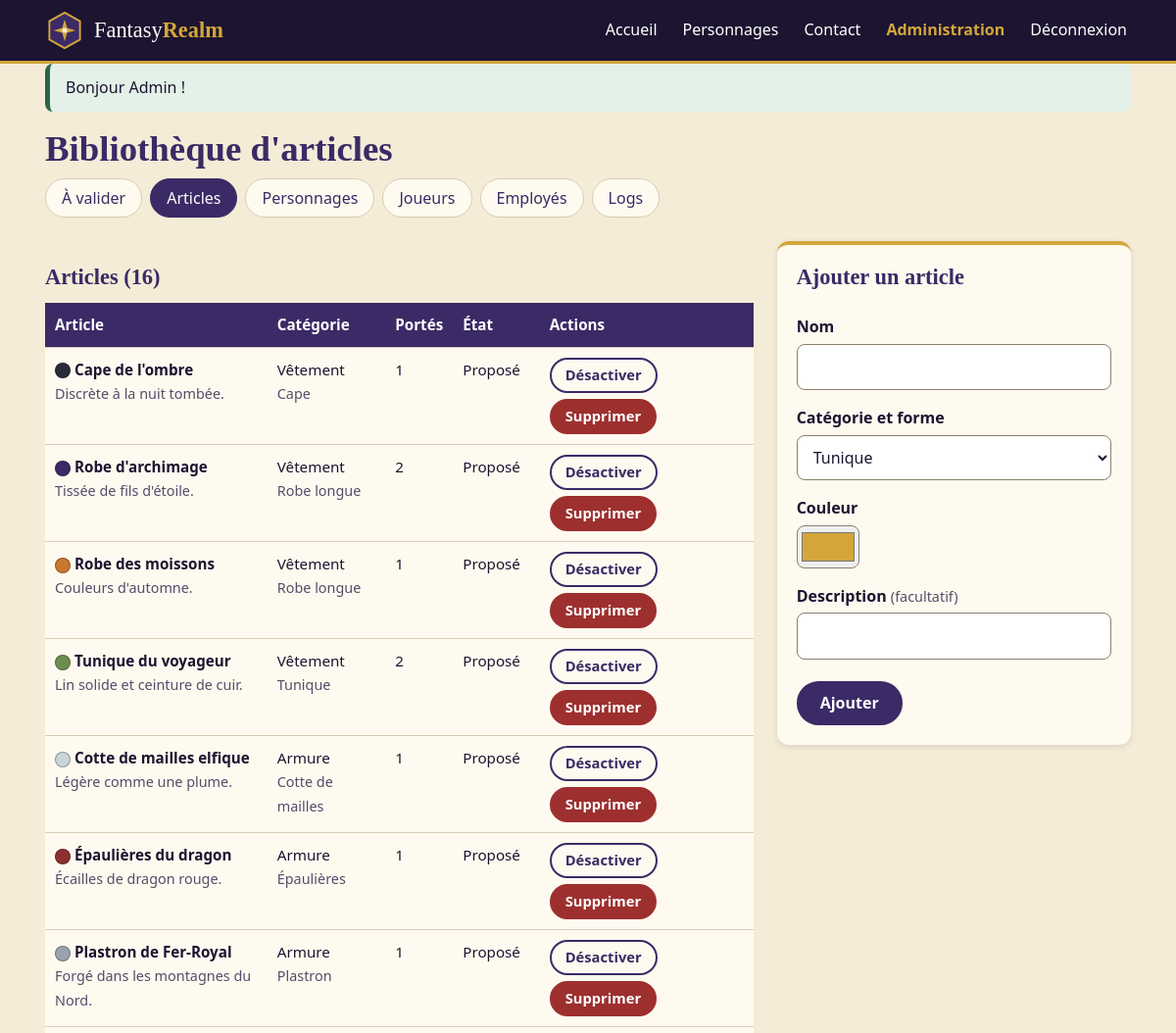
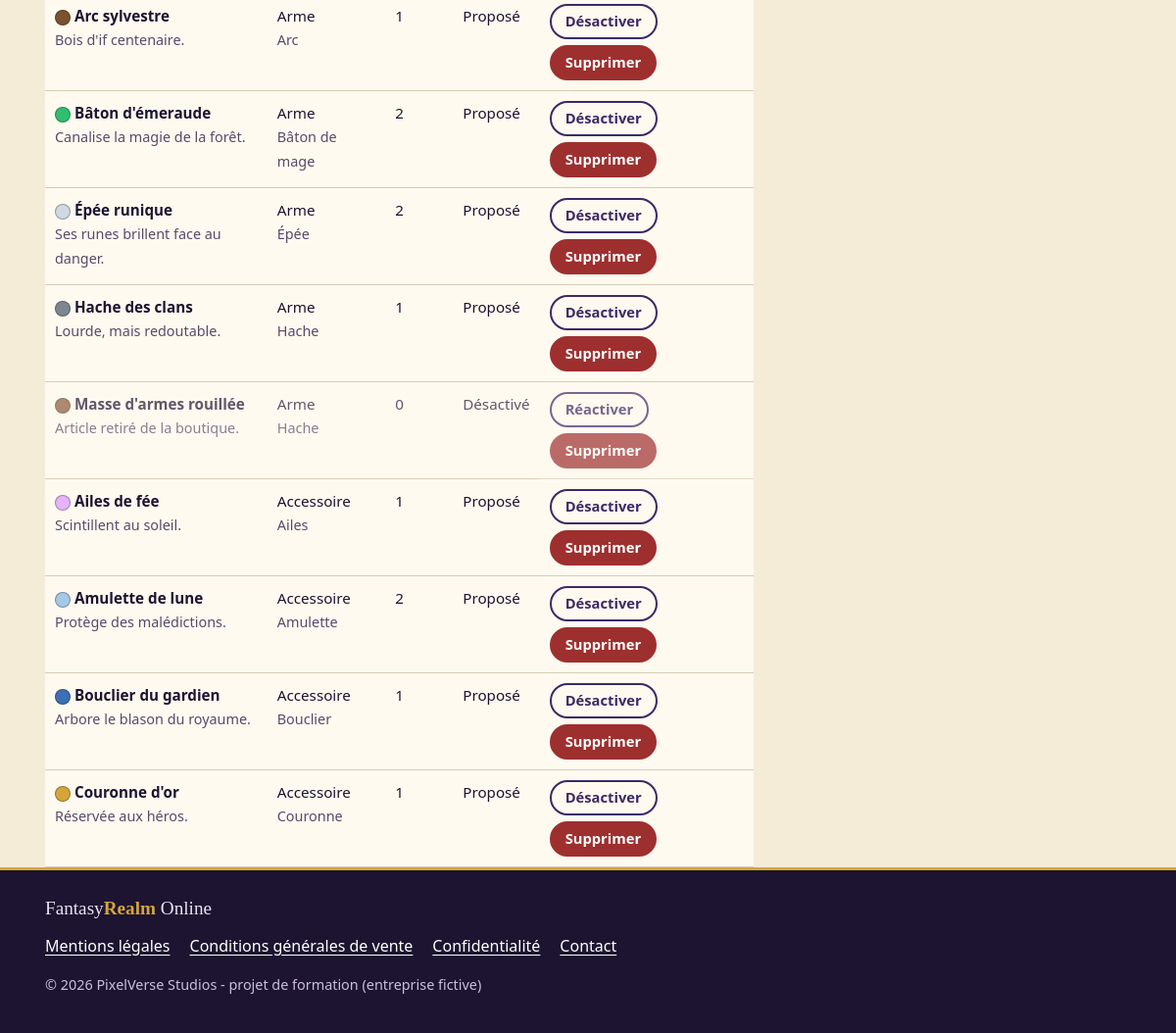
The app's page /gestion/accessoires (signed in) with its own data (2 pictures, top to bottom).
### tables this page shows
CREATE TABLE accessoires (
    id          INT UNSIGNED AUTO_INCREMENT PRIMARY KEY,
    nom         VARCHAR(60)  NOT NULL,
    categorie   ENUM('vetement', 'armure', 'arme', 'accessoire') NOT NULL,
    visuel      VARCHAR(30)  NOT NULL COMMENT 'Forme dessinée sur l avatar (liste fermée côté PHP)',
    couleur     CHAR(7)      NOT NULL,
    description VARCHAR(255) NOT NULL DEFAULT '',
    actif       BOOLEAN      NOT NULL DEFAULT TRUE COMMENT 'Un article désactivé n est plus proposé',
    cree_le     DATETIME     NOT NULL DEFAULT CURRENT_TIMESTAMP,
    CONSTRAINT uq_accessoires_nom UNIQUE (nom)
);

### src/Core/View.php (called while the page is built, shortened)
<?php
class View
{
    public static function render(string $template, array $data = []): void
    {
        extract($data, EXTR_SKIP);
        require ROOT . '/templates/' . $template . '.php';
        require ROOT . '/templates/layout.php';
    }
}

### src/Controllers/GestionController.php (called while the page is built, shortened)
<?php
class GestionController
{
    public function accessoires(): void
    {
        $erreurs = $_SESSION['_erreurs'] ?? [];
        View::render('gestion/accessoires', [
            'title'       => 'Bibliothèque d\'articles',
            'accessoires' => Accessoire::tous(),
            'erreurs'     => $erreurs,
            'old'         => Flash::saisie(),
        ]);
    }
}

### src/Core/Router.php (called while the page is built, shortened)
<?php
class Router
{
    private array $routes = [];
    public function get(string $path, array $action, string|array $roles = []): void
    {
        $this->routes['GET'][$path] = ['action' => $action, 'roles' => (array) $roles];
    }
    public function post(string $path, array $action, string|array $roles = []): void
    {
        $this->routes['POST'][$path] = ['action' => $action, 'roles' => (array) $roles];
    }
    public function dispatch(string $method, string $uri): void
    {
        $path = parse_url($uri, PHP_URL_PATH) ?: '/';
        $path = $path === '/' ? '/' : rtrim($path, '/');
        $route = $this->routes[$method][$path] ?? null;
        [$class, $methodName] = $route['action'];
        (new $class())->$methodName();
    }
}

### public/index.php (called while the page is built, shortened)
<?php
$joueur = 'joueur';
$personnel = ['employe', 'admin'];
$admin = 'admin';
$r = new Router();
$r->get('/', [PageController::class, 'accueil']);
$r->get('/mentions-legales', [PageController::class, 'mentionsLegales']);
$r->get('/conditions-generales', [PageController::class, 'conditionsGenerales']);
$r->get('/confidentialite', [PageController::class, 'confidentialite']);
$r->get('/contact', [ContactController::class, 'formulaire']);
$r->post('/contact', [ContactController::class, 'envoyer']);
$r->get('/api/pseudo', [ContactController::class, 'apiPseudo']);
$r->get('/personnages', [GalerieController::class, 'liste']);
$r->get('/personnage', [GalerieController::class, 'detail']);
$r->get('/avatar', [GalerieController::class, 'avatar']);
$r->post('/personnage/avis', [GalerieController::class, 'deposerAvis'], $joueur);
$r->get('/inscription', [AuthController::class, 'formulaireInscription']);
$r->post('/inscription', [AuthController::class, 'inscription']);
$r->get('/connexion', [AuthController::class, 'formulaireConnexion']);
$r->post('/connexion', [AuthController::class, 'connexion']);
$r->post('/deconnexion', [AuthController::class, 'deconnexion']);
$r->get('/mot-de-passe-oublie', [AuthController::class, 'formulaireOubli']);
$r->post('/mot-de-passe-oublie', [AuthController::class, 'oubli']);
$r->get('/espace/mot-de-passe', [AuthController::class, 'formulaireChangement'], [$joueur, ...$personnel]);
$r->post('/espace/mot-de-passe', [AuthController::class, 'changement'], [$joueur, ...$personnel]);
$r->post('/espace/supprimer-compte', [AuthController::class, 'supprimerCompte'], $joueur);
$r->get('/espace', [EspaceController::class, 'index'], $joueur);
$r->get('/espace/creer', [EspaceController::class, 'formulaireCreation'], $joueur);
$r->post('/espace/creer', [EspaceController::class, 'creer'], $joueur);
$r->get('/espace/personnage', [EspaceController::class, 'formulaireModification'], $joueur);
$r->post('/espace/personnage', [EspaceController::class, 'modifier'], $joueur);
$r->post('/espace/equiper', [EspaceController::class, 'equiper'], $joueur);
$r->post('/espace/partager', [EspaceController::class, 'partager'], $joueur);
$r->post('/espace/dupliquer', [EspaceController::class, 'dupliquer'], $joueur);
$r->post('/espace/supprimer', [EspaceController::class, 'supprimer'], $joueur);
$r->get('/apercu', [EspaceController::class, 'apercu'], $joueur);
$r->get('/gestion', [GestionController::class, 'index'], $personnel);
$r->post('/gestion/personnage/valider', [GestionController::class, 'validerPersonnage'], $personnel);
$r->post('/gestion/personnage/rejeter', [GestionController::class, 'rejeterPersonnage'], $personnel);
$r->post('/gestion/avis', [GestionController::class, 'modererAvis'], $personnel);
$r->get('/gestion/accessoires', [GestionController::class, 'accessoires'], $personnel);
$r->post('/gestion/accessoires', [GestionController::class, 'creerAccessoire'], $personnel);
$r->post('/gestion/accessoires/etat', [GestionController::class, 'etatAccessoire'], $personnel);
$r->post('/gestion/accessoires/supprimer', [GestionController::class, 'supprimerAccessoire'], $personnel);
$r->get('/gestion/personnages', [GestionController::class, 'personnages'], $personnel);
$r->post('/gestion/personnages/supprimer', [GestionController::class, 'supprimerPersonnage'], $personnel);
$r->get('/gestion/joueurs', [GestionController::class, 'joueurs'], $personnel);
$r->post('/gestion/joueurs/statut', [GestionController::class, 'statutJoueur'], $personnel);
$r->post('/gestion/joueurs/supprimer', [GestionController::class, 'supprimerJoueur'], $personnel);
$r->get('/admin/employes', [AdminController::class, 'employes'], $admin);
$r->post('/admin/employes', [AdminController::class, 'creerEmploye'], $admin);
$r->post('/admin/employes/mot-de-passe', [AdminController::class, 'motDePasseEmploye'], $admin);
$r->post('/admin/employes/statut', [AdminController::class, 'statutEmploye'], $admin);
$r->post('/admin/employes/supprimer', [AdminController::class, 'supprimerEmploye'], $admin);
$r->get('/admin/logs', [AdminController::class, 'logs'], $admin);
$r->dispatch($_SERVER['REQUEST_METHOD'], $_SERVER['REQUEST_URI']);

### src/Core/Database.php (called while the page is built, shortened)
<?php
final class Database
{
    private static ?PDO $pdo = null;
    public static function pdo(): PDO
    {
        if (self::$pdo === null) {
            $dsn = sprintf(
                'mysql:host=%s;port=%s;dbname=%s;charset=utf8mb4',
                $_ENV['DB_HOST'] ?? 'localhost',
                $_ENV['DB_PORT'] ?? '3306',
                $_ENV['DB_NAME'] ?? 'fantasyrealm'
            );
            self::$pdo = new PDO($dsn, $_ENV['DB_USER'] ?? '', $_ENV['DB_PASSWORD'] ?? '', [
                PDO::ATTR_ERRMODE            => PDO::ERRMODE_EXCEPTION,
                PDO::ATTR_DEFAULT_FETCH_MODE => PDO::FETCH_ASSOC,
                PDO::ATTR_EMULATE_PREPARES   => false,
            ]);
            self::$pdo->exec("SET time_zone = '+00:00'");
        }
        return self::$pdo;
    }
    public static function run(string $sql, array $params = []): \PDOStatement
    {
        $stmt = self::pdo()->prepare($sql);
        $stmt->execute($params);
        return $stmt;
    }
}

### src/Models/Accessoire.php (called while the page is built, shortened)
<?php
final class Accessoire
{
    public static function tous(): array
    {
        return Database::run(
            'SELECT a.*, (SELECT COUNT(*) FROM personnage_accessoires pa WHERE pa.accessoire_id = a.id) AS nb_utilisations
             FROM accessoires a ORDER BY FIELD(a.categorie, \'vetement\', \'armure\', \'arme\', \'accessoire\'), a.nom'
        )->fetchAll();
    }
}

### src/helpers.php (called while the page is built, shortened)
<?php
function e(?string $value): string
{
    return htmlspecialchars($value ?? '', ENT_QUOTES | ENT_SUBSTITUTE, 'UTF-8');
}
function aria_erreur(array $erreurs, string $champ): string
{
    return isset($erreurs[$champ]) ? ' aria-invalid="true" aria-describedby="erreur-' . e($champ) . '"' : '';
}

### src/Core/Flash.php (called while the page is built, shortened)
<?php
final class Flash
{
    public static function saisie(): array
    {
        $old = $_SESSION['_old'] ?? [];
        return $old;
    }
}

### templates/gestion/accessoires.php (the view, shortened to what this page needs)
<h1>Bibliothèque d'articles</h1>
<?php require __DIR__ . '/_menu.php'; ?>
<div class="deux-colonnes">
    <section aria-labelledby="titre-liste" class="colonne-large">
        <h2 id="titre-liste">Articles (<?= count($accessoires) ?>)</h2>
        <div class="tableau-defilant">
            <table class="tableau">
                <thead><tr><th scope="col">Article</th><th scope="col">Catégorie</th><th scope="col">Portés</th><th scope="col">État</th><th scope="col">Actions</th></tr></thead>
                <tbody>
                <?php foreach ($accessoires as $a): ?>
                    <tr<?= $a['actif'] ? '' : ' class="inactif"' ?>>
                        <td><span class="pastille" data-couleur="<?= e($a['couleur']) ?>" aria-hidden="true"></span>
                            <strong><?= e($a['nom']) ?></strong><br><span class="petit"><?= e($a['description']) ?></span></td>
                        <td><?= e(Apparence::CATEGORIES[$a['categorie']]) ?><br>
                            <span class="petit"><?= e(Apparence::VISUELS[$a['categorie']][$a['visuel']] ?? $a['visuel']) ?></span></td>
                        <td><?= (int) $a['nb_utilisations'] ?></td>
                        <td><?= $a['actif'] ? 'Proposé' : 'Désactivé' ?></td>
                        <td class="actions-tableau">
                            <form method="post" action="/gestion/accessoires/etat">
                                <button type="submit" class="bouton bouton-petit bouton-secondaire">
                                    <?= $a['actif'] ? 'Désactiver' : 'Réactiver' ?><span class="sr-only"> <?= e($a['nom']) ?></span></button>
                            </form>
                            <form method="post" action="/gestion/accessoires/supprimer"
                                  data-confirmation="Supprimer « <?= e($a['nom']) ?> » ? Il sera retiré des <?= (int) $a['nb_utilisations'] ?> personnage(s) qui le portent.">
                                <button type="submit" class="bouton bouton-petit bouton-danger">Supprimer<span class="sr-only"> <?= e($a['nom']) ?></span></button>
                            </form>
                        </td>
                    </tr>
                <?php endforeach; ?>
                </tbody>
            </table>
        </div>
    </section>
    <section id="ajout" aria-labelledby="titre-ajout" class="carte">
        <h2 id="titre-ajout">Ajouter un article</h2>
        <form method="post" action="/gestion/accessoires" class="formulaire" id="form-article">
            <label for="nom">Nom</label>
            <input type="text" id="nom" name="nom" required minlength="2" maxlength="60" value="<?= e($old['nom'] ?? '') ?>"<?= aria_erreur($erreurs, 'nom') ?>>
            <label for="visuel">Catégorie et forme</label>
            <select id="visuel" name="visuel" required<?= aria_erreur($erreurs, 'visuel') ?>>
                <?php foreach (Apparence::VISUELS as $cat => $visuels): ?>
                    <optgroup label="<?= e(Apparence::CATEGORIES[$cat]) ?>">
                        <?php foreach ($visuels as $v => $lib): ?>
                            <option value="<?= e($v) ?>" data-categorie="<?= e($cat) ?>"<?= ($old['visuel'] ?? '') === $v ? ' selected' : '' ?>><?= e($lib) ?></option>
                        <?php endforeach; ?>
                    </optgroup>
                <?php endforeach; ?>
            </select>
            <label for="couleur">Couleur</label>
            <input type="color" id="couleur" name="couleur" value="<?= e($old['couleur'] ?? '#d4a63a') ?>"<?= aria_erreur($erreurs, 'couleur') ?>>
            <label for="description">Description <span class="aide">(facultatif)</span></label>
            <input type="text" id="description" name="description" maxlength="255" value="<?= e($old['description'] ?? '') ?>">
            <button type="submit" class="bouton">Ajouter</button>
        </form>
    </section>
</div>

### records on screen
accessoires: nom "Cape de l'ombre", description "Discrète à la nuit tombée.", categorie "Vêtement", categorie+visuel "Cape", nb_utilisations "1", actif "Proposé"
accessoires: nom "Robe d'archimage", description "Tissée de fils d'étoile.", categorie "Vêtement", categorie+visuel "Robe longue", nb_utilisations "2", actif "Proposé"
accessoires: nom "Robe des moissons", description "Couleurs d'automne.", categorie "Vêtement", categorie+visuel "Robe longue", nb_utilisations "1", actif "Proposé"
accessoires: nom "Tunique du voyageur", description "Lin solide et ceinture de cuir.", categorie "Vêtement", categorie+visuel "Tunique", nb_utilisations "2", actif "Proposé"
accessoires: nom "Cotte de mailles elfique", description "Légère comme une plume.", categorie "Armure", categorie+visuel "Cotte de mailles", nb_utilisations "1", actif "Proposé"
accessoires: nom "Épaulières du dragon", description "Écailles de dragon rouge.", categorie "Armure", categorie+visuel "Épaulières", nb_utilisations "1", actif "Proposé"
accessoires: nom "Plastron de Fer-Royal", description "Forgé dans les montagnes du Nord.", categorie "Armure", categorie+visuel "Plastron", nb_utilisations "1", actif "Proposé"
accessoires: nom "Arc sylvestre", description "Bois d'if centenaire.", categorie "Arme", categorie+visuel "Arc", nb_utilisations "1", actif "Proposé"
accessoires: nom "Bâton d'émeraude", description "Canalise la magie de la forêt.", categorie "Arme", categorie+visuel "Bâton de mage", nb_utilisations "2", actif "Proposé"
accessoires: nom "Épée runique", description "Ses runes brillent face au danger.", categorie "Arme", categorie+visuel "Épée", nb_utilisations "2", actif "Proposé"
accessoires: nom "Hache des clans", description "Lourde, mais redoutable.", categorie "Arme", categorie+visuel "Hache", nb_utilisations "1", actif "Proposé"
accessoires: nom "Masse d'armes rouillée", description "Article retiré de la boutique.", categorie "Arme", categorie+visuel "Hache", nb_utilisations "0", actif "Désactivé"
accessoires: nom "Ailes de fée", description "Scintillent au soleil.", categorie "Accessoire", categorie+visuel "Ailes", nb_utilisations "1", actif "Proposé"
accessoires: nom "Amulette de lune", description "Protège des malédictions.", categorie "Accessoire", categorie+visuel "Amulette", nb_utilisations "2", actif "Proposé"
accessoires: nom "Bouclier du gardien", description "Arbore le blason du royaume.", categorie "Accessoire", categorie+visuel "Bouclier", nb_utilisations "1", actif "Proposé"
accessoires: nom "Couronne d'or", description "Réservée aux héros.", categorie "Accessoire", categorie+visuel "Couronne", nb_utilisations "1", actif "Proposé"

### other values on screen
$f['message'] "Bonjour Admin !"
$libelle "À valider"
$libelle "Articles"
$libelle "Personnages"
$libelle "Joueurs"
$libelle "Employés"
$libelle "Logs"
count($accessoires) "16"
form field visuel "Tunique"
